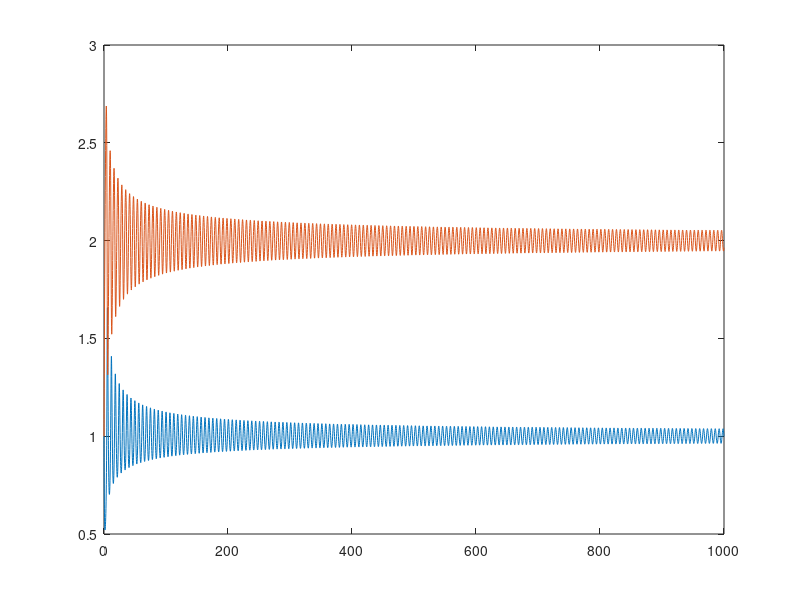

Write the MATLAB code that produced this figure. (Note: this script raises an error after producing the figure.)

a = 1; b = 2;
fun = @(t, x) [1 - (b + 1)*x(1) + a*x(1)^(2)*x(2); b*x(1) - a*x(1)^(2)*x(2)];
x0 = 1; y0 = 1;
tspan = [0,1000];

rel_tol = 1e-6;
abs_tol = 1e-4;
opts = odeset('RelTol',rel_tol, 'AbsTol',abs_tol);
[t_out, y_out] = ode45(fun, tspan, [x0, y0], opts);

figure(1)
plot(t_out, y_out);
xlabel('Time (t)', interpreter = 'latex')
ylabel('Quantity of chemical (n)', interpreter = 'latex')
legend('Chemical A', 'Chemical B', interpreter = 'latex')

[x,y] = meshgrid(0:.08:3, 0:.08:3);

xdot = 1 - (b + 1).*x + a.*(x.^2).*y;
ydot = b.*x - a.*(x.^2).*y;

xdot = xdot./sqrt(xdot.^2 + ydot.^2);
ydot = ydot./sqrt(xdot.^2 + ydot.^2);

figure(2)
hold on
quiver(x,y, xdot, ydot)

contour(x, y, xdot, [0 0], 'r-');
contour(x, y, ydot, [0 0], 'g-');
legend('Quiver plot', 'xcline', 'ycline')

[peaks, index] = findpeaks(y_out(:,1));

T = (t_out(index(end)) - t_out(index(end-1)));










